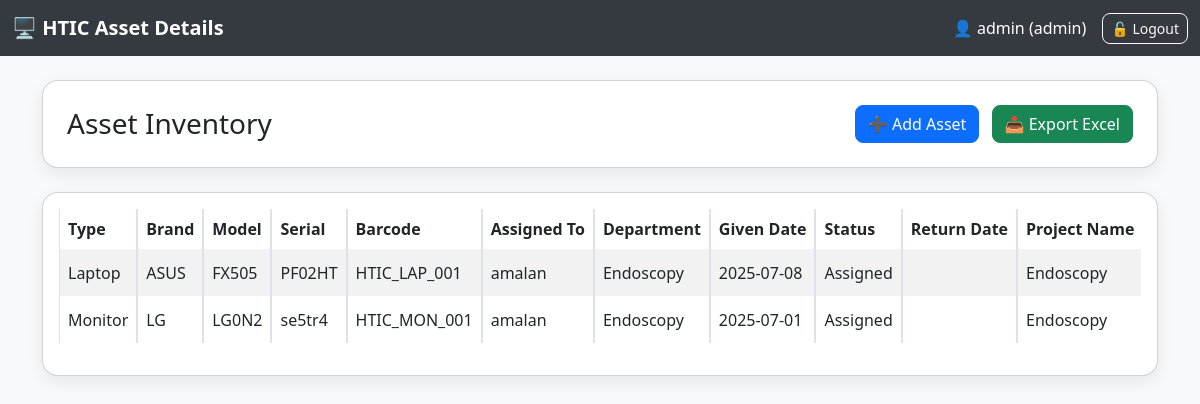
Screenshot of / (signed in) with the database file from the repository.
### models.py (models this page shows)
class Asset(db.Model):
    id = db.Column(db.Integer, primary_key=True)
    asset_type = db.Column(db.String(100))
    brand = db.Column(db.String(100))
    model_number = db.Column(db.String(100))
    serial_number = db.Column(db.String(100))
    company_barcode = db.Column(db.String(100))
    assigned_to = db.Column(db.String(100))
    department = db.Column(db.String(100))
    given_date = db.Column(db.Date)
    status = db.Column(db.String(100))
    return_date = db.Column(db.Date)
    project_name = db.Column(db.String(100))
    purchase_date = db.Column(db.Date)
    vendor_name = db.Column(db.String(100))
    system_details = db.Column(db.Text)
    remarks = db.Column(db.Text)

### app.py (the view)
@app.route('/')
@login_required
def index():
    filters = {
        'asset_type': request.args.get('asset_type'),
        'assigned_to': request.args.get('assigned_to'),
        'department': request.args.get('department'),
        'vendor_name': request.args.get('vendor_name'),
        'project_name': request.args.get('project_name')
    }
    query = Asset.query
    for field, value in filters.items():
        if value:
            query = query.filter(getattr(Asset, field).ilike(f'%{value}%'))
    assets = query.all()
    return render_template('index.html', assets=assets, filters=filters)

### app.py (called while the page is built)
def login_required(f):
    @wraps(f)
    def decorated_function(*args, **kwargs):
        if 'user_id' not in session:
            flash("Login required", "warning")
            return redirect(url_for('login', next=request.path))
        return f(*args, **kwargs)
    return decorated_function

### templates/index.html (shortened to what this page needs)
<!DOCTYPE html>
<html lang="en">
<head>
    <link href="https://cdn.jsdelivr.net/npm/bootstrap@5.3.0/dist/css/bootstrap.min.css" rel="stylesheet">
</head>
<body>
<nav class="navbar navbar-expand-lg mb-4">
    <div class="container-fluid">
        <a class="navbar-brand" href="#">🖥️ HTIC Asset Details</a>
        {% if session['username'] %}
        <div class="d-flex align-items-center ms-auto">
            <span class="text-white me-3">
                👤 {{ session['username'] }} ({{ session['role'] }})
            </span>
            <a href="{{ url_for('logout') }}" class="btn btn-sm btn-outline-light">
                🔓 Logout
            </a>
        </div>
        {% endif %}
    </div>
</nav>
<div class="container">
    <div class="card p-4 mb-4">
        <div class="d-flex justify-content-between flex-wrap gap-2 align-items-center">
            <h3 class="mb-0">Asset Inventory</h3>
            <div>
                <a href="/add" class="btn btn-primary me-2">
                    ➕ Add Asset
                </a>
                <a href="/export" class="btn btn-success">
                    📥 Export Excel
                </a>
            </div>
        </div>
    </div>
    <div class="card p-3">
        <div class="table-wrapper">
            <table class="table table-hover table-striped table-bordered text-nowrap">
                <thead>
                    <tr>
                        <th>Type</th>
                        <th>Brand</th>
                        <th>Model</th>
                        <th>Serial</th>
                        <th>Barcode</th>
                        <th>Assigned To</th>
                        <th>Department</th>
                        <th>Given Date</th>
                        <th>Status</th>
                        <th>Return Date</th>
                        <th>Project Name</th>
                    </tr>
                </thead>
                <tbody>
                    {% for asset in assets %}
                    <tr>
                        <td>{{ asset.asset_type }}</td>
                        <td>{{ asset.brand }}</td>
                        <td>{{ asset.model_number }}</td>
                        <td>{{ asset.serial_number }}</td>
                        <td>{{ asset.company_barcode }}</td>
                        <td>{{ asset.assigned_to }}</td>
                        <td>{{ asset.department or '' }}</td>
                        <td>{{ asset.given_date.strftime('%Y-%m-%d') if asset.given_date else '' }}</td>
                        <td>{{ asset.status }}</td>
                        <td>{{ asset.return_date.strftime('%Y-%m-%d') if asset.return_date else '' }}</td>
                        <td>{{ asset.project_name or '' }}</td>
                    </tr>
                    {% else %}
                    <tr>
                        <td colspan="15" class="text-center">No assets found.</td>
                    </tr>
                    {% endfor %}
                </tbody>
            </table>
        </div>
    </div>
</div>
</body>
</html>

### templates/index.html (style rules this page uses)
body { background-color: #f8f9fa; font-family: "Segoe UI", sans-serif; }
.navbar { background-color: #343a40; }
.navbar-brand { color: #fff !important; font-weight: bold; }
.card { border-radius: 1rem; box-shadow: 0 6px 18px rgba(0,0,0,0.08); }
.btn { border-radius: 0.5rem; }
.table-wrapper { max-height: 70vh; overflow-y: auto; }
table { border-collapse: separate; border-spacing: 0; }
th { position: sticky; top: 0; background-color: #212529; color: white; z-index: 1; border: 1px solid #dee2e6; }
td, th { vertical-align: middle; border: 1px solid #dee2e6; }

### rows the page displays
Asset: asset_type "Laptop", brand "ASUS", model_number "FX505", serial_number "PF02HT", company_barcode "HTIC_LAP_001", assigned_to "amalan", department "Endoscopy", given_date "2025-07-08", status "Assigned", project_name "Endoscopy"
Asset: asset_type "Monitor", brand "LG", model_number "LG0N2", serial_number "se5tr4", company_barcode "HTIC_MON_001", assigned_to "amalan", department "Endoscopy", given_date "2025-07-01", status "Assigned", project_name "Endoscopy"

### other values shown
{{ session['username'] }} "admin"
{{ session['role'] }} "admin"
